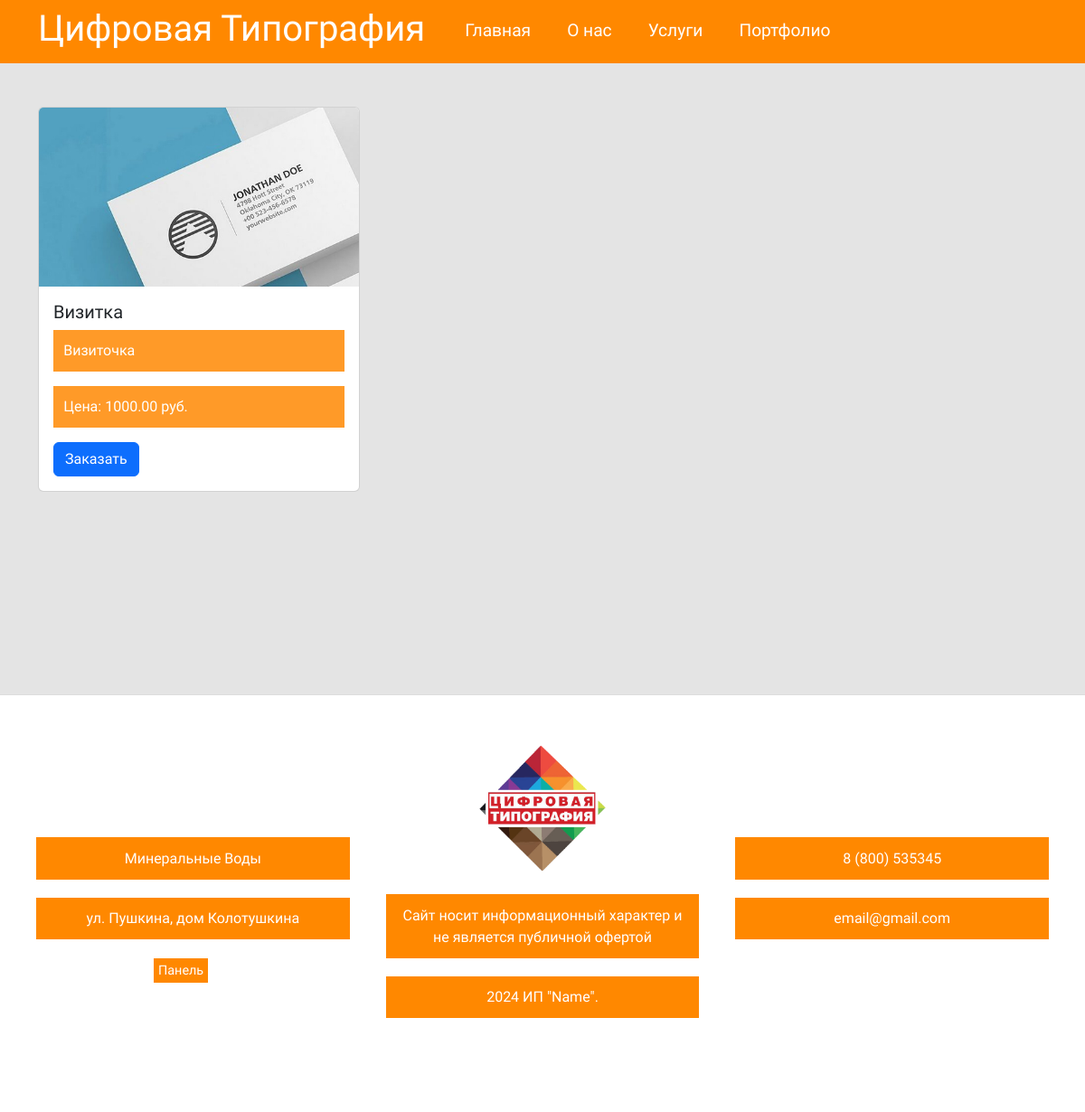
/services.php, run on the app's committed database.
### tables this page shows
CREATE TABLE `services` (
  `id` int NOT NULL,
  `title` varchar(255) NOT NULL,
  `description` text NOT NULL,
  `price` decimal(10,2) NOT NULL,
  `created_at` timestamp NULL DEFAULT CURRENT_TIMESTAMP,
  `image` varchar(255) NOT NULL
);

### app/database/db.php (called while the page is built, shortened)
<?php
require('connect.php');
function dbCheckErr($query)
{
    $errinfo = $query->errorInfo();
    return true;
}
function selectAll($table,$params = []){
    global $pdo;
    $sql = "SELECT * FROM $table";
    $query = $pdo->prepare($sql);
    $query->execute();
    return $query->fetchAll();
}

### services.php (the view, shortened to what this page needs)
<?php
include("app/database/db.php");
?>
<!doctype html>
<html lang="ru">
<head>
    <link href="https://cdn.jsdelivr.net/npm/bootstrap@5.3.3/dist/css/bootstrap.min.css" rel="stylesheet">
    <link rel="stylesheet" href="source/css/style.css">
</head>
<body>
<?php include("app/include/header.php"); ?>
<div class="container mt-5">
    <div class="row">
        <?php
        $services = selectAll('services');
        foreach ($services as $service): ?>
            <div class="col-md-4 mb-4">
                <div class="card">
                    <img src="<?php echo BASE_URL . '/assets/images/services/' . $service['image']; ?>" class="card-img-top" alt="service image">
                    <div class="card-body">
                        <h5 class="card-title"><?php echo $service['title']; ?></h5>
                        <p class="card-text"><?php echo $service['description']; ?></p>
                        <p class="card-text">Цена: <?php echo $service['price']; ?> руб.</p>
                        <button class="btn btn-primary" onclick="showOrderForm('<?php echo $service['title']; ?>')">Заказать</button>
                    </div>
                </div>
            </div>
        <?php endforeach; ?>
    </div>
</div>
<?php include("app/include/footer.php"); ?>
</body>
</html>

### source/css/style.css (style rules this page uses)
* { font-family: "Comfortaa", sans-serif; }
html, h1, h2, h3, h4, h5, h6 { color: #000000; }
body { background-color: #e4e4e4; }
.carousel-caption h5,p { background: #ff8800d7; max-width: 100%; padding: 0.7em; color: #ffffff; }

### data on the page
services: image (picture), title "Визитка", description "Визиточка", price "1000.00"
